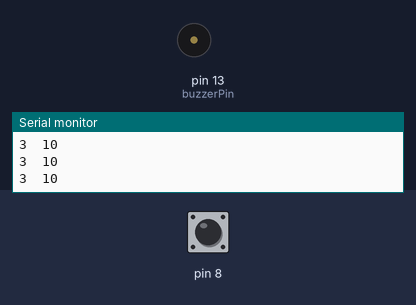
Recording of a sketch running on a simulated Arduino Uno, built with avr-gcc and run on an emulated ATmega328P. Parts: buzzer (waves = sounding, pin HIGH), the last lines printed to the serial monitor. The test bench sets the inputs (shaded band); at power-on: pin 8 HIGH.

Above: at 1.2 s.
1.3 s: pin 8 pulled LOW for 0.15 s
At 1.55 s:
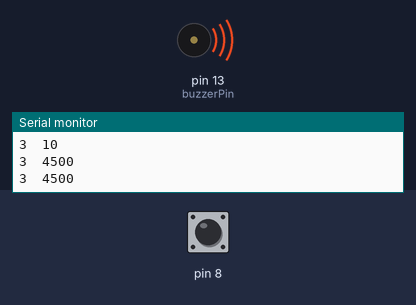
3.1 s: pin 8 pulled LOW for 3.2 s
At 7.4 s:
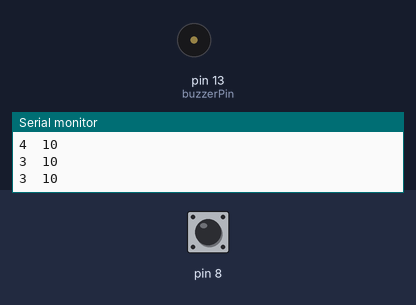
Timing chart, 0 to 8.9 s (numbered marks = the images above; inputs shaded):
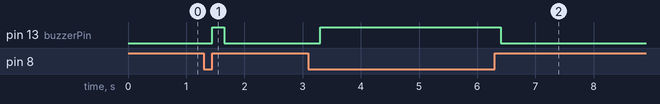

The sketch:

ALARM_WITH_CAPACITANCE_PROGRAM.ino
```cpp
#include <CapacitiveSensor.h>

/*
 * CapitiveSense Library Demo Sketch
 * Paul Badger 2008
 * Uses a high value resistor e.g. 10M between send pin and receive pin
 * Resistor effects sensitivity, experiment with values, 50K - 50M. Larger resistor values yield larger sensor values.
 * Receive pin is the sensor pin - try different amounts of foil/metal on this pin
 */

/*Declaring Pins
const int buzzerPin = 5;

const int capsensPin = 7;


// Setting Buzzer mode to False
boolean buzzer_mode = false;

void setup()
{
  //The Following are our output

  pinMode(buzzerPin,OUTPUT);


  // Wait before starting the alarm
  delay(1000);
}

void loop()
{
  // To chech whether the capsens is detected or not
  if (digitalRead(capsens Pin)) {
    buzzer_mode = true;
  }*/


CapacitiveSensor   cs_7_8 = CapacitiveSensor(7,8);        // 10M resistor between pins 4 & 2, pin 2 is sensor pin, add a wire and or foil if desired
const int buzzerPin = 13;
void setup()
{
   cs_7_8.set_CS_AutocaL_Millis(0xFFFFFFFF);     // turn off autocalibrate on channel 1 - just as an example
   Serial.begin(9600);
    pinMode(buzzerPin,OUTPUT);
pinMode(13,OUTPUT);

}

void loop()
{
    long start = millis();
    long total1 =  cs_7_8.capacitiveSensor(30);

    Serial.print(millis() - start);        // check on performance in milliseconds
    Serial.print("\t");                   // tab character for debug windown spacing


    Serial.print(total1);                  // print sensor output 1
    Serial.print("\n");                    // tab character for debug windown spacing


    delay(100);                             // arbitrary delay to limit data to serial port


 if(total1>500)
   {

   digitalWrite(13,HIGH);

   }
   else
   {
     digitalWrite(13,LOW);

   }

}
```

Measured:
- after the input at 1.3 s, pin 13 (buzzerPin): LOW → HIGH after 0.15 s, → LOW 0.21 s later
- after the input at 3.1 s, pin 13 (buzzerPin): LOW → HIGH after 0.20 s, → LOW 3.1 s later
